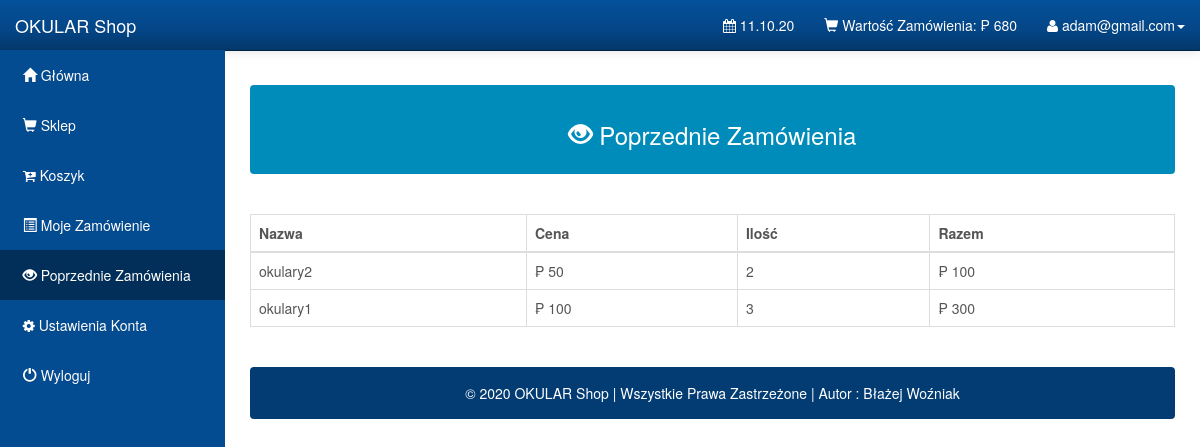
The page /Customers/view_purchased.php (signed in) on the database its author committed.
### tables this page shows
CREATE TABLE `users` (
  `user_id` int(11) NOT NULL AUTO_INCREMENT,
  `user_email` varchar(1000) NOT NULL,
  `user_password` varchar(1000) NOT NULL,
  `user_firstname` varchar(1000) NOT NULL,
  `user_lastname` varchar(1000) NOT NULL,
  `user_address` varchar(1000) NOT NULL,
  PRIMARY KEY (`user_id`)
);

CREATE TABLE `orderdetails` (
  `order_id` int(10) unsigned NOT NULL AUTO_INCREMENT,
  `user_id` int(11) NOT NULL DEFAULT '0',
  `order_name` varchar(1000) NOT NULL DEFAULT '',
  `order_price` double NOT NULL DEFAULT '0',
  `order_quantity` int(10) unsigned NOT NULL DEFAULT '0',
  `order_total` double NOT NULL DEFAULT '0',
  `order_status` varchar(45) NOT NULL DEFAULT '',
  `order_date` date NOT NULL DEFAULT '0000-00-00',
  PRIMARY KEY (`order_id`),
  KEY `FK_orderdetails_1` (`user_id`),
  CONSTRAINT `FK_orderdetails_1` FOREIGN KEY (`user_id`) REFERENCES `users` (`user_id`) ON DELETE CASCADE ON UPDATE CASCADE
);

### Customers/view_purchased.php (the view, shortened to what this page needs)
<?php
 include("config.php");
 extract($_SESSION);
		  $stmt_edit = $DB_con->prepare('SELECT * FROM users WHERE user_email =:user_email');
		$stmt_edit->execute(array(':user_email'=>$user_email));
		$edit_row = $stmt_edit->fetch(PDO::FETCH_ASSOC);
		extract($edit_row);
		?>
		<?php
 include("config.php");
		  $stmt_edit = $DB_con->prepare("select sum(order_total) as total from orderdetails where user_id=:user_id and order_status='Ordered'");
		$stmt_edit->execute(array(':user_id'=>$user_id));
		$edit_row = $stmt_edit->fetch(PDO::FETCH_ASSOC);
		extract($edit_row);
		?>
<!DOCTYPE html>
<html lang="en">
<head>
    <link rel="stylesheet" type="text/css" href="bootstrap/css/bootstrap.min.css" />
    <link rel="stylesheet" type="text/css" href="font-awesome/css/font-awesome.min.css" />
    <link rel="stylesheet" type="text/css" href="css/local.css" />
</head>
<body>
    <div id="wrapper">
        <nav class="navbar navbar-inverse navbar-fixed-top" role="navigation">
            <div class="navbar-header">
                <a class="navbar-brand" href="index.php">OKULAR Shop</a>
            </div>
            <div class="collapse navbar-collapse navbar-ex1-collapse">
                <ul class="nav navbar-nav side-nav">
                    <li><a href="index.php"> &nbsp; <span class='glyphicon glyphicon-home'></span> Główna</a></li>
					<li><a href="shop.php?id=1"> &nbsp; <span class='glyphicon glyphicon-shopping-cart'></span> Sklep</a></li>
					<li><a href="cart_items.php"> &nbsp; <span class='fa fa-cart-plus'></span> Koszyk</a></li>
					<li><a href="orders.php"> &nbsp; <span class='glyphicon glyphicon-list-alt'></span> Moje Zamówienie</a></li>
					<li class="active"><a href="view_purchased.php"> &nbsp; <span class='glyphicon glyphicon-eye-open'></span> Poprzednie Zamówienia</a></li>
					<li><a data-toggle="modal" data-target="#setAccount"> &nbsp; <span class='fa fa-gear'></span> Ustawienia Konta</a></li>
					<li><a href="logout.php"> &nbsp; <span class='glyphicon glyphicon-off'></span> Wyloguj</a></li>
                </ul>
                <ul class="nav navbar-nav navbar-right navbar-user">
                    <li class="dropdown messages-dropdown">
                        <a href="#"><i class="fa fa-calendar"></i>  <?php
                            $Today=date('y:m:d');
                            $new=date('d.m.y',strtotime($Today));
                            echo $new; ?></a>
                    </li>
					<li class="dropdown user-dropdown">
                        <a href="#" class="dropdown-toggle" data-toggle="dropdown"><span class='glyphicon glyphicon-shopping-cart'></span> Wartość Zamówienia: &#8369; <?php echo $total; ?> </b></a>
                    </li>
                     <li class="dropdown user-dropdown">
                        <a href="#" class="dropdown-toggle" data-toggle="dropdown"><i class="fa fa-user"></i> <?php echo $user_email; ?><b class="caret"></b></a>
                    </li>
                </ul>
            </div>
        </nav>
        <div id="page-wrapper">
			<div class="alert alert-default" style="color:white;background-color:#008CBA">
         <center><h3> <span class="glyphicon glyphicon-eye-open"></span> Poprzednie Zamówienia</h3></center>
        </div>
			<br />
						  <div class="table-responsive">
            <table class="display table table-bordered" id="example" cellspacing="0" width="100%">
              <thead>
                <tr>
                  <th>Nazwa</th>
                  <th>Cena</th>
				  <th>Ilość</th>
				  <th>Razem</th>
                </tr>
              </thead>
              <tbody>
			  <?php
include("config.php");
	$stmt = $DB_con->prepare("SELECT * FROM orderdetails where order_status='Ordered_Finished' and user_id='$user_id'");
	$stmt->execute();
	if($stmt->rowCount() > 0)
	{
		while($row=$stmt->fetch(PDO::FETCH_ASSOC))
		{
			extract($row);
			?>
                <tr>
                 <td><?php echo $order_name; ?></td>
				 <td>&#8369; <?php echo $order_price; ?> </td>
				 <td><?php echo $order_quantity; ?></td>
				 <td>&#8369; <?php echo $order_total; ?> </td>
                </tr>
              <?php
		}
		echo "</tbody>";
		echo "</table>";
		echo "</div>";
		echo "<br />";
		echo '<div class="alert alert-default" style="background-color:#033c73;">
                       <p style="color:white;text-align:center;">
                       &copy 2020 OKULAR Shop | Wszystkie Prawa Zastrzeżone |  Autor  : Błażej Woźniak
						</p>
                    </div>
	</div>';
		echo "</div>";
	}
?>
</body>
</html>

### Customers/css/local.css (style rules this page uses)
#wrapper { padding-left: 0; }
#page-wrapper { width: 100%; padding: 5px 15px; }
body { font-family: "Helvetica Neue", Helvetica, Arial, sans-serif; font-size: 14px; line-height: 1.42857143; color: #555555; background-color: #ffffff; }
.navbar-inverse { background-color: #033c73; border-color: #022f5a; }
.navbar-inverse .navbar-brand { color: #ffffff; }
.navbar-inverse .navbar-nav > li > a { color: #ffffff; }
.navbar-inverse .navbar-nav > .active > a, .navbar-inverse .navbar-nav > .active > a:hover, .navbar-inverse .navbar-nav > .active > a:focus { color: #ffffff; background-color: #022f5a; }
.navbar-inverse .navbar-collapse, .navbar-inverse .navbar-form { border-color: #022a50; }
.navbar { background-image: -webkit-linear-gradient(#54b4eb, #2fa4e7 60%, #1d9ce5); background-image: linear-gradient(#54b4eb, #2fa4e7 60%, #1d9ce5); background-repeat: no-repeat; filter: progid:DXImageTransform.Microsoft.gradient(startColorstr='#ff54b4eb', endColorstr='#ff1d9ce5', GradientType=0); border-bottom: 1px solid #178acc; filter: none; -webkit-box-shadow: 0 1px 10px rgba(0, 0, 0, 0.1); box-shadow: 0 1px 10px rgba(0, 0, 0, 0.1); }
.navbar .navbar-nav > li > a, .navbar-brand { text-shadow: 0 1px 0 rgba(0, 0, 0, 0.1); }
.navbar-inverse { background-image: -webkit-linear-gradient(#04519b, #044687 60%, #033769); background-image: linear-gradient(#04519b, #044687 60%, #033769); background-repeat: no-repeat; filter: progid:DXImageTransform.Microsoft.gradient(startColorstr='#ff04519b', endColorstr='#ff033769', GradientType=0); filter: none; border-bottom: 1px solid #022241; }
.clearfix:before, .clearfix:after, .container:before, .container:after, .container-fluid:before, .container-fluid:after, .row:before, .row:after, .form-horizontal .form-group:before, .form-horizontal .form-group:after, .btn-toolbar:before, .btn-toolbar:after, .btn-group-vertical > .btn-group:before, .btn-group-vertical > .btn-group:after, .nav:before, .nav:after, .navbar:before, .navbar:after, .navbar-header:before, .navbar-header:after, .navbar-collapse:before, .navbar-collapse:after, .pager:before, .pager:after, .panel-body:before, .panel-body:after, .modal-footer:before, .modal-footer:after { content: " "; display: table; }
.clearfix:after, .container:after, .container-fluid:after, .row:after, .form-horizontal .form-group:after, .btn-toolbar:after, .btn-group-vertical > .btn-group:after, .nav:after, .navbar:after, .navbar-header:after, .navbar-collapse:after, .pager:after, .panel-body:after, .modal-footer:after { clear: both; }
a { color: #2fa4e7; text-decoration: none; }
@media (min-width:768px) { #wrapper { padding-left: 225px; } }
@media (min-width:768px) { #page-wrapper { padding: 15px 25px; } }
@media (min-width:768px) { .side-nav { margin-left: -225px; left: 225px; width: 225px; position: fixed; top: 50px; height: 100%; border-radius: 0; border: none; background-color: #044C92; overflow-y: auto; } }
@media (min-width:768px) { .side-nav>li>a { width: 225px; } }
@media (min-width:768px) { .navbar-collapse { padding-left: 15px !important; padding-right: 15px !important; } }

### rows shown on the page
users: user_email "adam@gmail.com"
orderdetails: order_name "okulary2", order_price "50", order_quantity "2", order_total "100"
orderdetails: order_name "okulary1", order_price "100", order_quantity "3", order_total "300"

### other values the page prints
$total "680"
